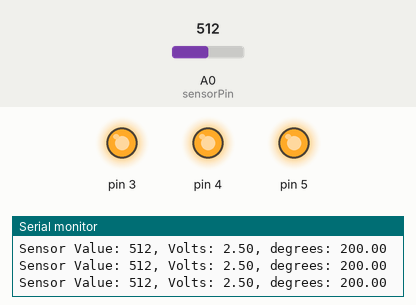
This sketch was run on a simulated Arduino Uno, built with avr-gcc and run on an emulated ATmega328P. Parts: output pins drawn as LEDs (lit = HIGH), the last lines printed to the serial monitor. The inputs (shaded band) are chosen by the test bench; at power-on: A0 (sensorPin) = 512.

Above: at 1.2 s.
1.3 s: A0 (sensorPin) set to 172
4.3 s: A0 (sensorPin) set to 157
At 5.5 s:
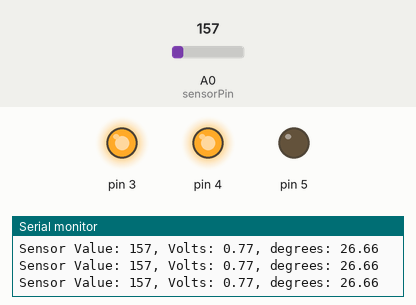
5.8 s: A0 (sensorPin) set to 122
At 6.6 s:
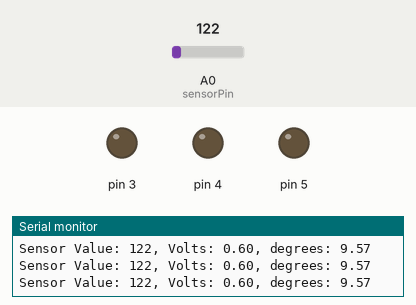
Timing chart, 0 to 8.8 s (numbered marks = the images above; inputs shaded):
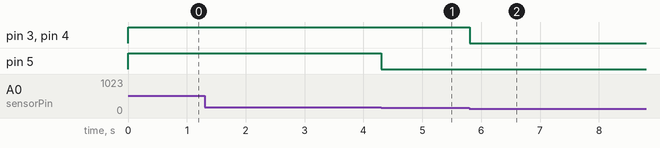

Measured:
- the behaviour switches between 158 and 157 on A0 (sensorPin) (found by bisection; images 0 and 1)
- after the input at 4.3 s, pin 5: HIGH → LOW at once
- after the input at 5.8 s, pin 3, pin 4: HIGH → LOW at once

The sketch:

_03_love_o_meter.ino
```cpp
const int sensorPin = A0;
const float baselineTemp = 23;

void setup() {
  Serial.begin(9600);

  for (int pinNumber = 3; pinNumber < 6; pinNumber ++ ) {
    pinMode(pinNumber, OUTPUT);
    digitalWrite(pinNumber, LOW);
  }

}

void loop() {
  int sensorVal = analogRead(sensorPin);
  float voltage = (sensorVal/1024.0) * 5.0;
  float temperature = (voltage - .5) * 100;

  if (temperature < baselineTemp + 2) {
    digitalWrite(3, LOW);
    digitalWrite(4, LOW);
    digitalWrite(5, LOW);
  }
  else if (temperature >= baselineTemp + 2 && temperature < baselineTemp + 3) {
    digitalWrite(3, HIGH);
    digitalWrite(4, LOW);
    digitalWrite(5, LOW);
  }
  else if (temperature >= baselineTemp + 3 && temperature < baselineTemp + 4) {
    digitalWrite(3, HIGH);
    digitalWrite(4, HIGH);
    digitalWrite(5, LOW);
  }
  else if (temperature >= baselineTemp + 4) {
    digitalWrite(3, HIGH);
    digitalWrite(4, HIGH);
    digitalWrite(5, HIGH);
  }
  else {
    delay(10);
  }

  Serial.print("Sensor Value: ");
  Serial.print(sensorVal);
  Serial.print(", Volts: ");
  Serial.print(voltage);
  Serial.print(", degrees: ");
  Serial.println(temperature);
}
```
